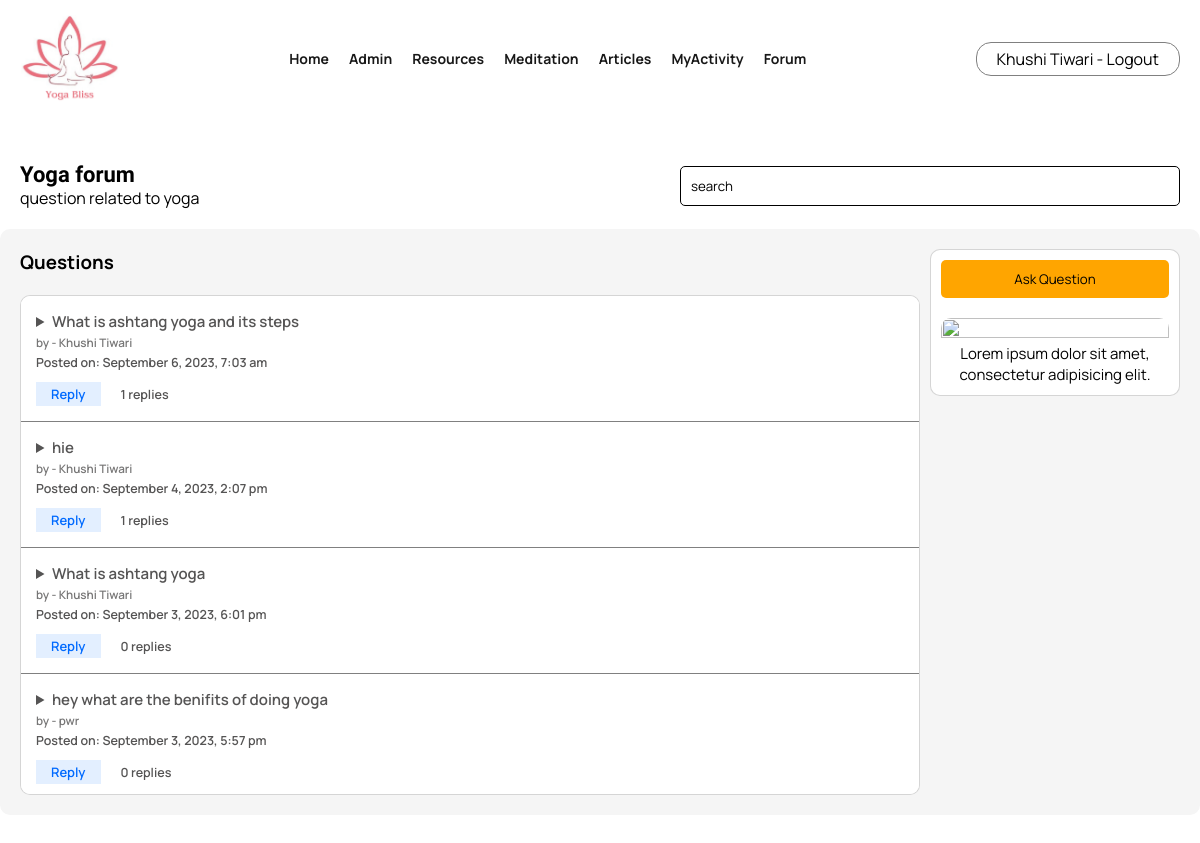
Page /forum.php (signed in) on the committed database.
### tables this page shows
CREATE TABLE `forumquestion` (
  `id` int(11) NOT NULL,
  `question` longtext NOT NULL,
  `username` varchar(225) NOT NULL,
  `time` timestamp NOT NULL DEFAULT current_timestamp()
);

### php/questions.php (called while the page is built, shortened)
<?php
$conn = new mysqli(DB_HOST, DB_USER, DB_PASSWORD, DB_DATABASE, DB_PORT);
$sql = "SELECT * FROM forumquestion ORDER BY time DESC";
$result = $conn->query($sql);
function getreply($replyid)
{
    $conn2 = new mysqli(DB_HOST, DB_USER, DB_PASSWORD, DB_DATABASE, DB_PORT);
    $replies = array();
    $sql = "SELECT * FROM forumreply WHERE replyid = $replyid ORDER BY time ASC";
    $result = $conn2->query($sql);
    while ($row = $result->fetch_assoc()) {
        $replies[] = $row;
    }
    return $replies;
}
?>

### forum.php (the view, shortened to what this page needs)
<!DOCTYPE html>
<html lang="en">
<head>
  <?php include('component/links.php'); ?>
</head>
<body>
  <?php include('component/nav.php'); ?>
  <div class="container">
    <div class="forum">
      <div class="heading">
        <span>
          <h1>Yoga forum</h1>
          <p>
            question related to yoga
          </p>
        </span>
        <div class="search">
          <input placeholder="search" type="text">
        </div>
      </div>
      <div class="forumbox">
        <div class="info">
          <button onclick="questionform('flex')">Ask Question</button>
          <div class="card">
            <img
              src="https://img.freepik.com/free-vector/silhouette-female-yoga-pose-against-mandala-design_1048-13082.jpg?w=740&t=st=1693738484~exp=1693739084~hmac=9166261874ae420577df0cdf3c9df52c54438cfed17e4e13388dec770935d088"
              alt="">
            <p>Lorem ipsum dolor sit amet, consectetur adipisicing elit.</p>
          </div>
        </div>
        <?php include('./php/questions.php'); ?>
        <div class="questions">
          <h3>Questions</h3>
          <ol>
            <?php
            while ($row = $result->fetch_assoc()) {
              $questionText = $row['question'];
              $username = $row['username'];
              $timestamp = $row['time'];
              $questionID = $row['id'];
              $replies = getreply($questionID);
              $repliesCount = count($replies);
              echo '<li><details>';
              echo '<summary>' . htmlspecialchars($questionText);
              echo '<p class="name"><small>by - ' . htmlspecialchars($username) . '</small></p>';
              echo '<p class="posted-time"><small>Posted on: ' . date("F j, Y, g:i a", strtotime($timestamp)) . '</small></p>';
              echo '<p class="reply"><a onclick="replyquestionform(\'flex\',\'' . $questionID . '\',\'' . $questionText . '\')">Reply</a><small>' . $repliesCount . ' replies</small></p></summary>';
              if (!empty($replies)) {
                echo '<br/><p><b><small>Replies</small></b>:</p>';
              }
              echo '</details></li>';
            }
            ?>
          </ol>
        </div>
      </div>
    </div>
  </div>
</body>
</html>

### forum.php (style rules this page uses)
* { margin: 0; padding: 0; border: 0; box-sizing: border-box; }
body { background: url(https://img.freepik.com/premium-photo/abstract-grainy-gradient-texture-background-neutral-minimalist-design_573550-651.jpg?w=360); background-size: cover; font-family: "Manrope", sans-serif; background: white; }
.forum .heading { padding: 20px; margin-top: 30px; display: flex; justify-content: space-between; align-items: center; }
.forum .heading h1 { font-size: 22px; }
.forum .heading .search input { width: 500px; padding: 10px; border: 1px solid black; background: transparent; border-radius: 5px; max-width: 100%; }
.forum .heading .search input::placeholder { color: black; }
.forumbox { display: flex; align-items: start; padding: 20px; gap: 10px; background: whitesmoke; border-radius: 10px; flex-direction: row-reverse; }
.forumbox .info { min-width: 250px; background: white; border-radius: 10px; padding: 10px; max-width: 250px; border: 1px solid rgba(128, 128, 128, 0.33); }
.forumbox .info button { width: 100%; padding: 10px; border-radius: 5px; background-color: orange; }
.forumbox .info .card { margin-top: 20px; overflow: hidden; border-radius: 10px; padding: 0; font-size: 15px; text-align: center; }
.forumbox .info .card img { width: 100%; object-fit: cover; height: 100%; }
.forumbox .questions { width: 100%; }
.forumbox .questions ol { background: white; padding: 0; margin: 0; margin-top: 20px; border: 1px solid rgba(128, 128, 128, 0.33); border-radius: 10px; max-height: 500px; overflow: scroll; }
.forumbox .questions ol li { list-style: none; padding: 15px; border-bottom: 1px solid grey; }
.forumbox .questions ol li summary { font-size: 15px; color: rgb(85, 84, 84); font-weight: 600; }
.forum .questions ol li p.name { font-size: 14px; opacity: 80%; }
.forum .questions ol li p.reply { margin-top: 10px; }
.forum .questions ol li p.reply a { color: rgb(0, 106, 255); font-size: 13px; display: inline-block; padding: 3px 15px; background: rgba(0, 106, 255, 0.108); margin-right: 20px; }

### rows in the picture
forumquestion: question "What is ashtang yoga and its steps", username "Khushi Tiwari", time "September 6, 2023, 7:03 am", repliesCount "1"
forumquestion: question "hie", username "Khushi Tiwari", time "September 4, 2023, 2:07 pm", repliesCount "1"
forumquestion: question "What is ashtang yoga", username "Khushi Tiwari", time "September 3, 2023, 6:01 pm", repliesCount "0"
forumquestion: question "hey what are the benifits of doing yoga", username "pwr", time "September 3, 2023, 5:57 pm", repliesCount "0"

### other values in the picture
$_SESSION['name'] "Khushi Tiwari"
